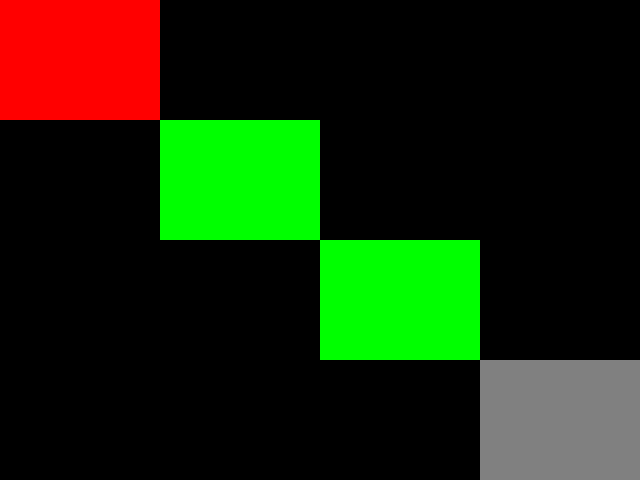
#> input picture PROJECT/LAB1/create.png, 640 x 480 px, found by its file name
$ python lab2_a.py
#> lines starting #> are read from the running program, lines starting #| are printed output that depends on the picture; after the words box and inside, x2 and y2 are one past the last pixel; in counts of white or black regions, pixels touching at a corner belong together
import cv2
image = cv2.imread(r'/Users/meccc/Repository/Shanghaitech/2025fall_SI100B/PROJECT/LAB1/create.png')
#> image is the input picture: shape (480, 640, 3); mean B, G, R 8, 39.9, 23.9
assert image is not None

print(image.shape)
#| (480, 640, 3)
cv2.rectangle(image,(80,60),(560,420),(0,255,0),3)
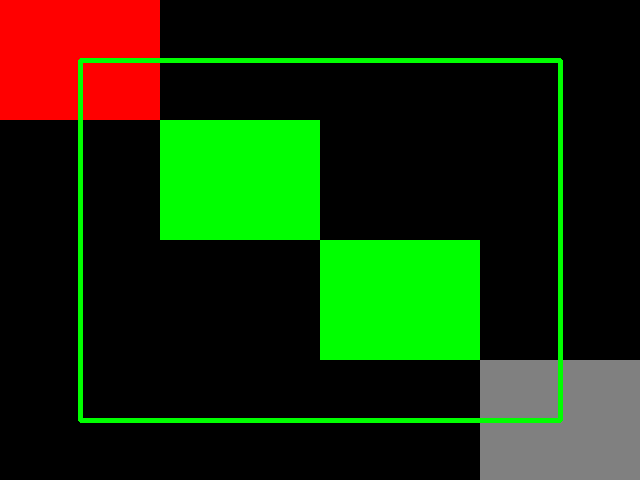
#> image: shape (480, 640, 3); 2.73% of pixels changed, all inside (x1, y1, x2, y2) = (78, 58, 563, 423)
cropped_image = image[30:450, 40:600]
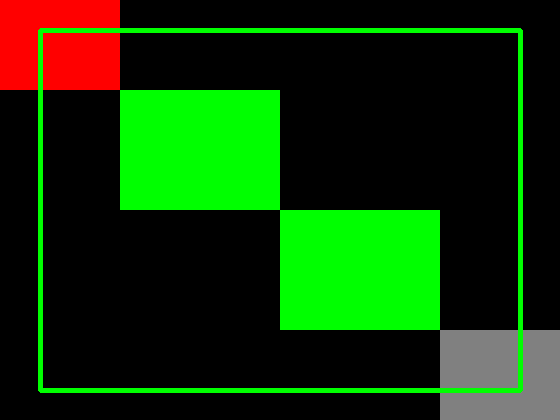
#> cropped_image: shape (420, 560, 3); mean B, G, R 5.5, 56.2, 16.5

height, width = cropped_image.shape[:2]
#> height = 420; width = 560
new_width = width // 2
#> new_width = 280
new_height = height // 2
#> new_height = 210
resized_image = cv2.resize(cropped_image, (new_width, new_height), interpolation=cv2.INTER_LINEAR)

text = "I love SI100B"
font = cv2.FONT_HERSHEY_SIMPLEX
font_scale = 1.0
color = (255, 255, 255)
thickness = 2
# 计算文本大小
(text_width, text_height), baseline = cv2.getTextSize(text, font, font_scale, thickness)

# 计算文本位置（居中）
text_x = (resized_image.shape[1] - text_width) // 2
#> text_x = 34
text_y = (resized_image.shape[0] + text_height) // 2
#> text_y = 116

# 在图像上绘制文本
cv2.putText(resized_image, text, (text_x, text_y), font, font_scale, color, thickness)
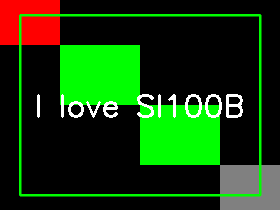
#> resized_image: shape (210, 280, 3); mean B, G, R 11.5, 60.2, 22.5

cv2.imshow('result',resized_image)
cv2.waitKey(0)
